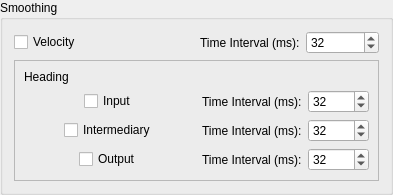
         <widget class="QGroupBox" name="groupBox_16">
          <property name="enabled">
           <bool>true</bool>
          </property>
          <property name="title">
           <string>Smoothing </string>
          </property>
          <layout class="QVBoxLayout" name="verticalLayout_35">
           <item>
            <layout class="QHBoxLayout" name="horizontalLayout_64">
             <item>
              <widget class="QCheckBox" name="velocitySmoothingEnabled">
               <property name="text">
                <string>Velocity</string>
               </property>
              </widget>
             </item>
             <item>
              <layout class="QHBoxLayout" name="horizontalLayout_102">
               <item>
                <widget class="QLabel" name="label_65">
                 <property name="text">
                  <string>Time Interval (ms):</string>
                 </property>
                </widget>
               </item>
               <item>
                <widget class="QSpinBox" name="velocitySmoothingInterval">
                 <property name="minimum">
                  <number>1</number>
                 </property>
                 <property name="maximum">
                  <number>10000</number>
                 </property>
                 <property name="value">
                  <number>32</number>
                 </property>
                </widget>
               </item>
              </layout>
             </item>
            </layout>
           </item>
           <item>
            <widget class="QFrame" name="frame_3">
             <property name="frameShape">
              <enum>QFrame::StyledPanel</enum>
             </property>
             <property name="frameShadow">
              <enum>QFrame::Raised</enum>
             </property>
             <layout class="QVBoxLayout" name="verticalLayout_36">
              <item>
               <widget class="QLabel" name="label_38">
                <property name="text">
                 <string>Heading</string>
                </property>
               </widget>
              </item>
              <item>
               <layout class="QHBoxLayout" name="horizontalLayout_101">
                <item>
                 <spacer name="horizontalSpacer_22">
                  <property name="orientation">
                   <enum>Qt::Horizontal</enum>
                  </property>
                  <property name="sizeHint" stdset="0">
                   <size>
                    <width>40</width>
                    <height>20</height>
                   </size>
                  </property>
                 </spacer>
                </item>
                <item>
                 <widget class="QCheckBox" name="inputSmoothingEnabled">
                  <property name="toolTip">
                   <string>Smooths the input from the treadmill</string>
                  </property>
                  <property name="text">
                   <string>Input</string>
                  </property>
                 </widget>
                </item>
                <item>
                 <spacer name="horizontalSpacer_23">
                  <property name="orientation">
                   <enum>Qt::Horizontal</enum>
                  </property>
                  <property name="sizeHint" stdset="0">
                   <size>
                    <width>40</width>
                    <height>20</height>
                   </size>
                  </property>
                 </spacer>
                </item>
                <item>
                 <widget class="QLabel" name="preBlendLabel">
                  <property name="text">
                   <string>Time Interval (ms):</string>
                  </property>
                 </widget>
                </item>
                <item>
                 <widget class="QSpinBox" name="inputSmoothingInterval">
                  <property name="minimum">
                   <number>1</number>
                  </property>
                  <property name="maximum">
                   <number>10000</number>
                  </property>
                  <property name="value">
                   <number>32</number>
                  </property>
                 </widget>
                </item>
               </layout>
              </item>
              <item>
               <layout class="QHBoxLayout" name="horizontalLayout_104">
                <item>
                 <spacer name="horizontalSpacer_27">
                  <property name="orientation">
                   <enum>Qt::Horizontal</enum>
                  </property>
                  <property name="sizeHint" stdset="0">
                   <size>
                    <width>40</width>
                    <height>20</height>
                   </size>
                  </property>
                 </spacer>
                </item>
                <item>
                 <widget class="QCheckBox" name="intermediarySmoothingEnabled">
                  <property name="toolTip">
                   <string>Smooths the angle computed from the input</string>
                  </property>
                  <property name="text">
                   <string>Intermediary</string>
                  </property>
                 </widget>
                </item>
                <item>
                 <spacer name="horizontalSpacer_28">
                  <property name="orientation">
                   <enum>Qt::Horizontal</enum>
                  </property>
                  <property name="sizeHint" stdset="0">
                   <size>
                    <width>40</width>
                    <height>20</height>
                   </size>
                  </property>
                 </spacer>
                </item>
                <item>
                 <widget class="QLabel" name="preBlendLabel_2">
                  <property name="text">
                   <string>Time Interval (ms):</string>
                  </property>
                 </widget>
                </item>
                <item>
                 <widget class="QSpinBox" name="intermediarySmoothingInterval">
                  <property name="minimum">
                   <number>1</number>
                  </property>
                  <property name="maximum">
                   <number>10000</number>
                  </property>
                  <property name="value">
                   <number>32</number>
                  </property>
                 </widget>
                </item>
               </layout>
              </item>
              <item>
               <widget class="QFrame" name="postBlendFrame">
                <property name="enabled">
                 <bool>true</bool>
                </property>
                <property name="frameShape">
                 <enum>QFrame::NoFrame</enum>
                </property>
                <property name="frameShadow">
                 <enum>QFrame::Plain</enum>
                </property>
                <layout class="QVBoxLayout" name="verticalLayout_37">
                 <property name="leftMargin">
                  <number>0</number>
                 </property>
                 <property name="topMargin">
                  <number>0</number>
                 </property>
                 <property name="rightMargin">
                  <number>0</number>
                 </property>
                 <property name="bottomMargin">
                  <number>0</number>
                 </property>
                 <item>
                  <layout class="QHBoxLayout" name="horizontalLayout_103">
                   <item>
                    <spacer name="horizontalSpacer_21">
                     <property name="orientation">
                      <enum>Qt::Horizontal</enum>
                     </property>
                     <property name="sizeHint" stdset="0">
                      <size>
                       <width>40</width>
                       <height>20</height>
                      </size>
                     </property>
                    </spacer>
                   </item>
                   <item>
                    <widget class="QCheckBox" name="outputSmoothingEnabled">
                     <property name="toolTip">
                      <string>Smooths the final angle after blending with auto heading</string>
                     </property>
                     <property name="text">
                      <string>Output</string>
                     </property>
                    </widget>
                   </item>
                   <item>
                    <spacer name="horizontalSpacer_26">
                     <property name="orientation">
                      <enum>Qt::Horizontal</enum>
                     </property>
                     <property name="sizeHint" stdset="0">
                      <size>
                       <width>40</width>
                       <height>20</height>
                      </size>
                     </property>
                    </spacer>
                   </item>
                   <item>
                    <widget class="QLabel" name="label_66">
                     <property name="text">
                      <string>Time Interval (ms):</string>
                     </property>
                    </widget>
                   </item>
                   <item>
                    <widget class="QSpinBox" name="outputSmoothingInterval">
                     <property name="minimum">
                      <number>1</number>
                     </property>
                     <property name="maximum">
                      <number>10000</number>
                     </property>
                     <property name="value">
                      <number>32</number>
                     </property>
                    </widget>
                   </item>
                  </layout>
                 </item>
                </layout>
               </widget>
              </item>
             </layout>
            </widget>
           </item>
          </layout>
         </widget>
